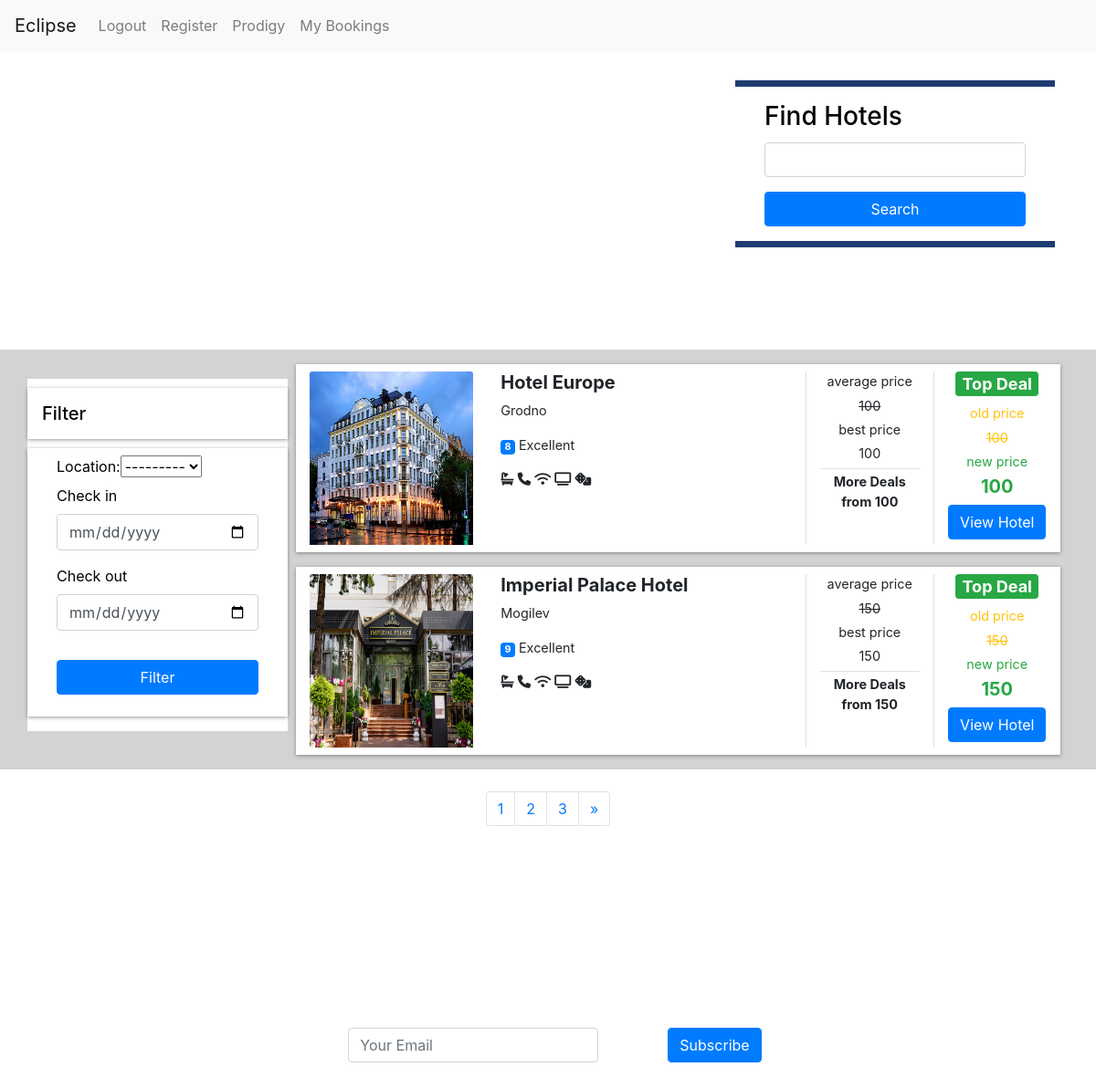
The app's page / (signed in) with its own data.
### agency/models.py (models this page shows, shortened)
class Hotel(models.Model):
    Cities = (
        ('Minsk', 'Minsk'),
        ('Brest', 'Brest'),
        ('Vitebsk', 'Vitebsk'),
        ('Mogilev', 'Mogilev'),
        ('Gomel', 'Gomel'),
        ('Grodno', 'Grodno'),
    )
    name = models.CharField(max_length=255)
    description = models.TextField()
    stars = models.IntegerField()
    location = models.CharField(max_length=10, choices=Cities)
    price = models.IntegerField(default=10)
    room_count = models.IntegerField(default=5)
    images = models.ImageField(upload_to="hotels/")

### agency/views.py (the view)
# urls.py: path('', views.hotel_list, name='hotel_list'),
def hotel_list(request):
    hotels = Hotel.objects.all()
    hotel_filter = HotelFilter(request.GET, queryset=hotels)
    pag = Paginator(Hotel.objects.all(), 2)
    page = request.GET.get('page')
    hotel = pag.get_page(page)
    return render(request, 'agency/hotel_list.html', {
        'hotels': hotels,
        'hotel': hotel,
        'hotel_filter': hotel_filter
    })

### agency/templates/agency/hotel_list.html (shortened to what this page needs)
{% extends 'agency/base.html' %}
{% block content %}
		<div class="container hotels-container">
			<div class="row mt-2 justify-content-between">
				<div class="col-md-8 text-white align-self-center mb-8 p-8">
					<h1>Eclipse </h1>
				</div>
				<div class="col-md-4">
					<div class=" form-card">
						<h3>Find Hotels</h3>
						<form method=POST action="{% url 'search_hotels' %}">
							<div class="row form-group">
								<div class="col-md-12">
									<input type="search" name="search" id="destination" class="form-control">
								</div>
							</div>
								<div class="row form-group">
									<div class="col-md-12">
										<input type="submit" class="btn btn-primary btn-block" value="Search">
									</div>
								</div>
						</form>
					</div>
				</div>
			</div>
		</div>
	<section class="search-container">
		<div class="container">
			<div class="row">
				<div class="col-lg-3">
					<div class="row mt-2 justify-content-between">
						<div class="filter-card">
							<h5>Filter</h5>
							<form action="get">
								{{ hotel_filter.form }}
								<div class="row form-group">
									<div class="col-md-12">
										<label for="mintopay">Check in</label>
										<p>
											<input type="date" name="checkin" id="checkin" class="form-control">
										</p>
									</div>
									<div class="col-md-12">
										<label for="maxtopay">Check out</label>
										<p>
											<input type="date" name="checkout" id="checkout" class="form-control">
										</p>
									</div>
								</div>
								<div class="row form-group">
									<div class="col-md-12">
										<button type="submit" class="btn btn-primary btn-block">Filter</button>
									</div>
								</div>
							</form>
						</div>
					</div>
				</div>
				<div class="col-lg-9  px-4">
					{% for hotel in hotel %}
					<div class="row search-card-result">
						<div class="col-md-3">
							<img class="card-img-top" src="{{hotel.images.url}}" alt="Card image cap">
						</div>
						<div class="col-md-5">
							<h5>{{ hotel.name }}</h5>
							<p>{{hotel.location}}</p>
							<p>
								<span class="badge badge-primary">{{hotel.stars}}</span> Excellent {{review.name}}</p>
							<p>
								<i class="fa fa-bath"></i>
								<i class="fa fa-phone"></i>
								<i class="fa fa-wifi"></i>
								<i class="fa fa-tv"></i>
								<i class="fas fa-dice"></i>
							</p>
						</div>
						<div class="col-md-2 border-left text-center more-offers">
							<p>average price</p>
							<p>
								<s>{{hotel.price}}</s>
							</p>
							<p>best price</p>
							<p>{{hotel.price}}</p>
							<p class="border-top additional">More Deals from {{hotel.price}}</p>
						</div>
						<div class="col-md-2 border-left text-center more-offers">
							<h4>
								<span class="badge badge-success">Top Deal</span>
							</h4>
							<div class="text-warning">
								<p>old price</p>
								<p>
									<s>{{hotel.price}}</s>
								</p>
							</div>
							<div class="text-success">
								<p>new price</p>
								<h5>{{hotel.price}}</h5>
							</div>
							<div><a class="btn btn-primary" href="{% url 'hotel_detail' pk=hotel.pk %}">View Hotel</a>
							</div>
						</div>
					</div>
					{% endfor %}
					</div>
				</div>
			</div>
	</section>
	<section class="py-4">
		<div class="container">
			<div class="row justify-content-center">
				<nav aria-label="Page navigation example">
					<ul class="pagination">
						<li class="page-item">
							<a class="page-link" href="?page=1">1</a>
						</li>
						<li class="page-item">
							<a class="page-link" href="?page=2">2</a>
						</li>
						<li class="page-item">
							<a class="page-link" href="?page=3">3</a>
						</li>
						{% if hotel.has_previous %}
						{% else %}
						<li class="page-item">
							<a class="page-link" href="?page={{ hotel.next_page_number }}" aria-label="Next">
								<span aria-hidden="true">&raquo;</span>
							</a>
						</li>
						{% endif %}
					</ul>
				</nav>
			</div>
		</div>
	</section>
	<section id="subscribe-panel">
		<div class="container">
			<div class="row">
				<div class="col-md-8 offset-md-2 text-center">
					<h2>Subscribe</h2>
				</div>
			</div>
			<div class="row">
				<div class="col-md-8 offset-md-2">
					<form class="form-inline justify-content-center">
						<div class="form-group mb-2 col-md-6 col-sm-6">
							<input type="email" class="form-control" id="email" placeholder="Your Email">
						</div>
						<button type="submit" class="btn btn-primary mb-2">Subscribe</button>
					</form>
				</div>
			</div>
		</div>
	</section>
 {% endblock %}

### agency/templates/agency/navbar.html (shortened to what this page needs)
<nav class="navbar navbar-expand-lg navbar-light bg-light">
  <a class="navbar-brand" href="/ ">Eclipse</a>
  <div class="collapse navbar-collapse" id="navbarNav">
    <ul class="navbar-nav">
      {% if user.is_authenticated %}
      <li class="nav-item">
        <a class="nav-link" href="{% url 'logout' %}">Logout</a>
      </li>
      {% else %}
      <li class="nav-item">
        <a class="nav-link" href="{% url 'login' %}">Login</a>
      </li>
      {% endif %}
      <li class="nav-item">
        <a class="nav-link" href="{% url 'register_user' %}">Register</a>
      </li>
        {% if user.is_authenticated %}
      <li class="nav-item">
        <a class="nav-link" href="{% url 'user_page' %}">{{user.username|title}}</a>
      </li>
      <li class="nav-item">
        <a class="nav-link" href="{% url 'booking_list' %}">My Bookings</a>
      </li>
      {% endif %}
    </ul>
  </div>
</nav>

### agency/static/css/test.css (style rules this page uses)
body { font-family: "Lato", Arial, sans-serif; font-weight: 400; font-size: 16px; line-height: 1.7; background-image: url(https://wallpapercave.com/wp/wp4803756.jpg); background-size: cover; background-position: center; color: #777; }
nav { margin-bottom: 1rem; }
nav a { color: white; -webkit-transition: 0.5s; -o-transition: 0.5s; transition: 0.5s; }
.form-card { background: #fff; border-bottom: 7px solid #1e3c72; border-top: 7px solid #1e3c72; color: black; padding: 0 2rem; }
.form-card h3 { color: #000; padding: 1rem 0 0.1rem 0; }
#process h2, h3 { border-bottom: 2px solid #fff; color: #fff; margin: 1rem 0; padding: 0 0 1rem 0; }
#subscribe-panel { padding: 5rem 1rem; }
#subscribe-panel h2 { position: relative; margin-bottom: 10px; color: white; line-height: 1.5; font-size: 50px; font-weight: 300; }
.hotels-container { padding: 0.5rem 0 7rem 0; }
.search-container { background: #d3d3d3; }
.search-card-result { box-shadow: 0px 1px 4px rgba(41, 51, 57, 0.5); margin: 1rem 0; padding: 0.5rem 0; background-color: #fff; }
.search-card-result img { height: 190px; }
.search-card-result h5 { font-style: 1.1rem; font-weight: 700; }
.search-card-result p { font-size: 0.9rem; }
.search-card-result .more-offers p { margin-bottom: 0.3rem; }
.more-offers .additional { padding-top: 0.2rem; font-weight: 700; }
.filter-card { padding: 0; background: #fff; color: black; }
.filter-card h5 { margin: 10px 0; padding: 1rem; box-shadow: 0px 1px 4px rgba(41, 51, 57, 0.5); color: #000; }
.filter-card form { box-shadow: 0px 1px 4px rgba(41, 51, 57, 0.5); padding: 0.5rem 2rem; }

### records on screen
Hotel: images (picture), name "Hotel Europe", location "Grodno", stars "8", price "100"
Hotel: images (picture), name "Imperial Palace Hotel", location "Mogilev", stars "9", price "150"

### other values on screen
{{ user.username|title }} "Prodigy"
